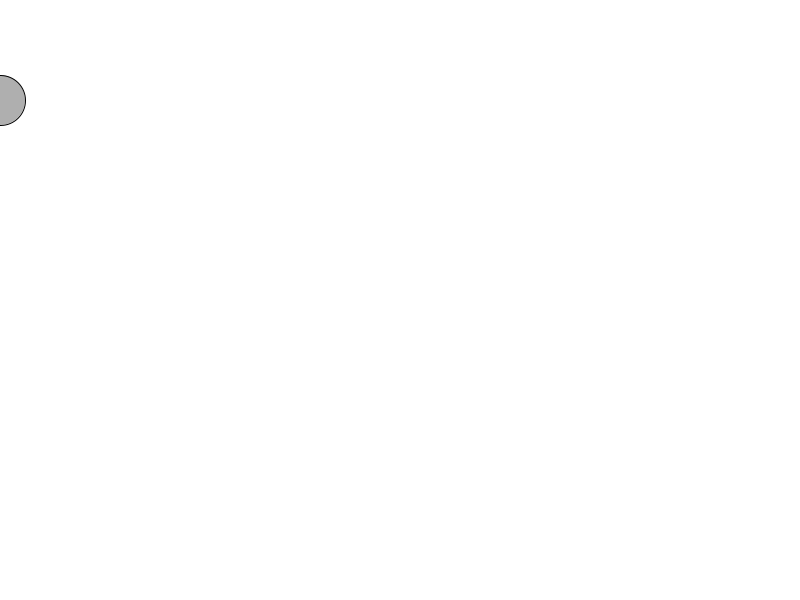
Frame 1 (no input)
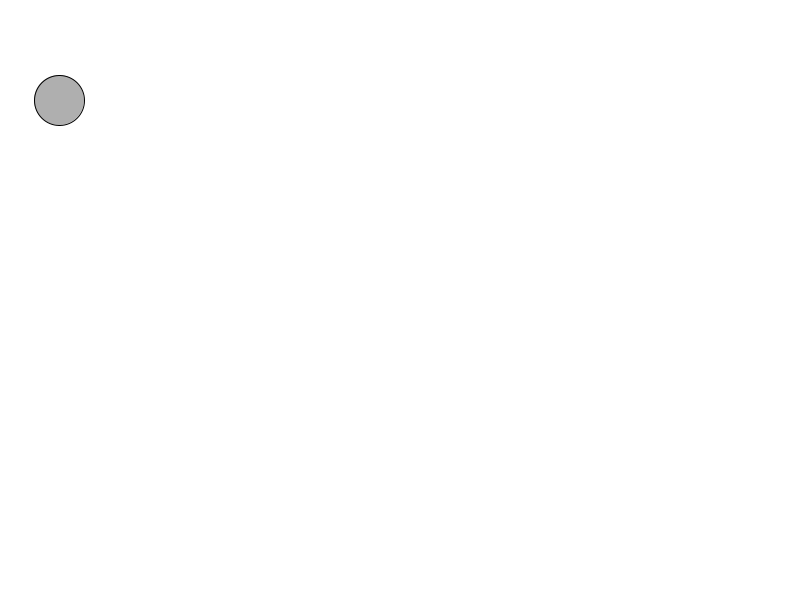
Frame 60 (the mouse pressed at the canvas centre just before this capture)
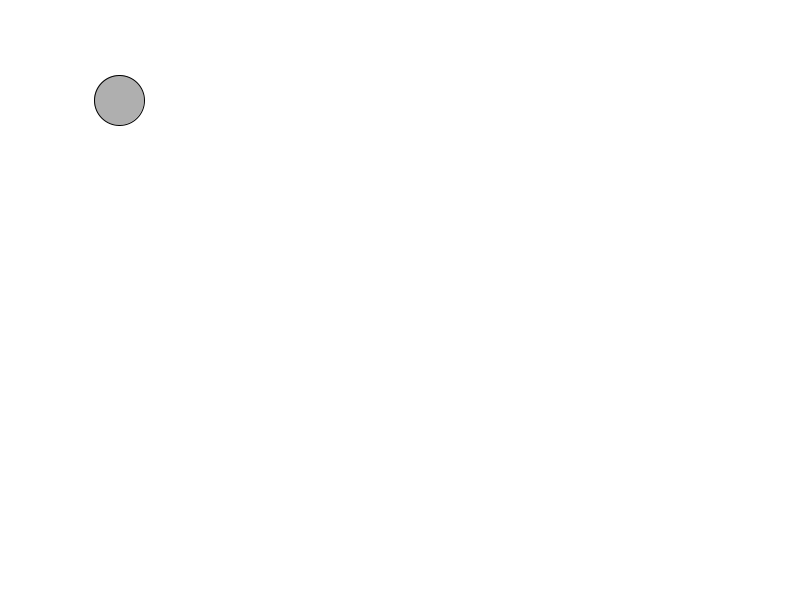
Frame 120 (the mouse held since frame 60 and released just before this capture)

The Processing sketch that drew these frames (run headless with seeded random() and noise(); from frame 60 on, the mouse is pressed at the canvas centre):

// Processing sketch: sketch_0004_variables
// ── sketch_0004_variables.pde
int circleX = 0;
int circleY = 100;

void setup() {
  size(800, 600);
}

void draw() {
  background(255);
  stroke(0);
  fill(175);
  ellipse(circleX, circleY, 50, 50);

  circleX = circleX + 1;
}
